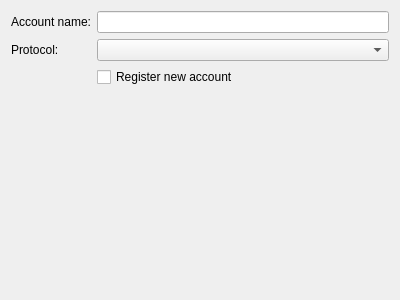
<?xml version="1.0" encoding="UTF-8"?>
<ui version="4.0">
 <class>AddAccountWizardFirstPage</class>
 <widget class="QWizardPage" name="AddAccountWizardFirstPage">
  <property name="geometry">
   <rect>
    <x>0</x>
    <y>0</y>
    <width>400</width>
    <height>300</height>
   </rect>
  </property>
  <property name="windowTitle">
   <string/>
  </property>
  <property name="title">
   <string>Account name and type</string>
  </property>
  <property name="subTitle">
   <string>Enter the name of the account to be created and select the protocol for which you would like to create the account.</string>
  </property>
  <layout class="QFormLayout" name="formLayout">
   <property name="fieldGrowthPolicy">
    <enum>QFormLayout::AllNonFixedFieldsGrow</enum>
   </property>
   <item row="0" column="0">
    <widget class="QLabel" name="label">
     <property name="text">
      <string>Account name:</string>
     </property>
    </widget>
   </item>
   <item row="0" column="1">
    <widget class="QLineEdit" name="NameEdit_"/>
   </item>
   <item row="1" column="0">
    <widget class="QLabel" name="label_2">
     <property name="text">
      <string>Protocol:</string>
     </property>
    </widget>
   </item>
   <item row="1" column="1">
    <widget class="QComboBox" name="ProtoBox_">
     <property name="insertPolicy">
      <enum>QComboBox::InsertAlphabetically</enum>
     </property>
    </widget>
   </item>
   <item row="2" column="1">
    <widget class="QCheckBox" name="RegisterAccount_">
     <property name="text">
      <string>Register new account</string>
     </property>
    </widget>
   </item>
  </layout>
 </widget>
 <resources/>
 <connections/>
</ui>
